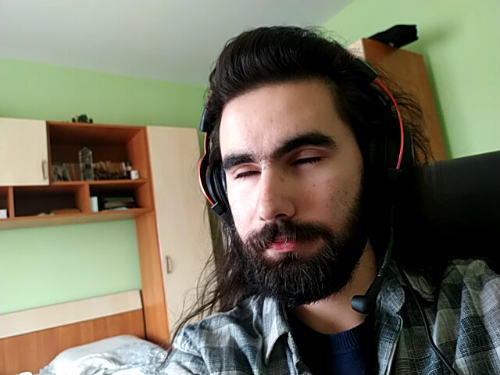
#> input picture UnknownImages/Closed_Capture.png, 500 x 375 px
$ python -i detect_closed_eyes.py   (imports and definitions only)   (older library calls are emulated)
#> lines starting #> are read from the running program, lines starting #| are printed output that depends on the picture; after the words box and inside, x2 and y2 are one past the last pixel; in counts of white or black regions, pixels touching at a corner belong together
import cv2
eye_cascPath = 'haarcascade_eye_tree_eyeglasses.xml'  #eye detect model
face_cascPath = 'haarcascade_frontalface_alt.xml'  #face detect model
faceCascade = cv2.CascadeClassifier(face_cascPath)
eyeCascade = cv2.CascadeClassifier(eye_cascPath)

def eyes_closed(path):
#> called with path = 'UnknownImages/Closed_Capture.png'
    img = cv2.imread(path)
#> img is the input picture: shape (375, 500, 3); mean B, G, R 93, 111.4, 114.3
    frame = cv2.cvtColor(img, cv2.COLOR_BGR2GRAY)
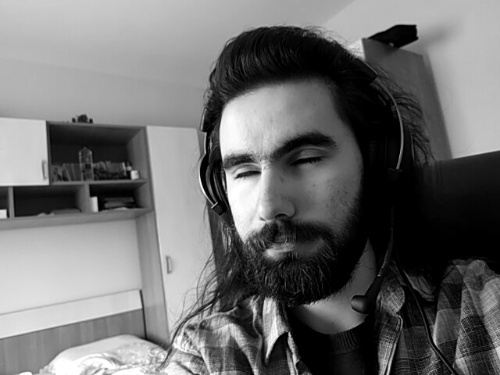
#> frame: shape (375, 500); min 0, max 255, mean 110.2
    # Detect faces in the image
    faces = faceCascade.detectMultiScale(
        frame,
        scaleFactor=1.1,
        minNeighbors=5,
        minSize=(30, 30),
        # flags = cv2.CV_HAAR_SCALE_IMAGE
    )
#> faces = [[184, 94, 181, 181]]
    # print("Found {0} faces!".format(len(faces)))
    if len(faces) > 0:
        # Draw a rectangle around the faces
        for (x, y, w, h) in faces:
            cv2.rectangle(img, (x, y), (x + w, y + h), (0, 255, 0), 2)
#> this loop made 1 pass
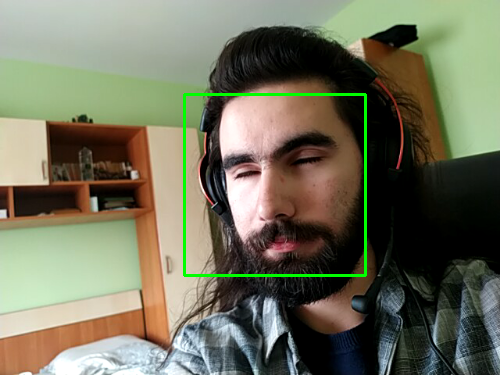
#> img: shape (375, 500, 3); 1.16% of pixels changed, all inside (x1, y1, x2, y2) = (183, 93, 367, 277)
        frame_tmp = img[faces[0][1]:faces[0][1] + faces[0][3], faces[0][0]:faces[0][0] + faces[0][2]:1, :]
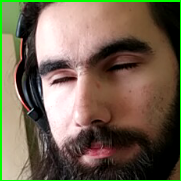
#> frame_tmp: shape (181, 181, 3); mean B, G, R 79.9, 99.8, 113.5
        frame = frame[faces[0][1]:faces[0][1] + faces[0][3], faces[0][0]:faces[0][0] + faces[0][2]:1]
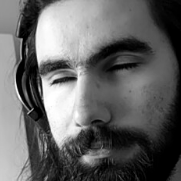
#> frame: shape (181, 181); min 0, max 255, mean 100.1
        eyes = eyeCascade.detectMultiScale(
            frame,
            scaleFactor=1.1,
            minNeighbors=5,
            minSize=(30, 30),
            # flags = cv2.CV_HAAR_SCALE_IMAGE
        )
#> eyes = ()

        print(len(eyes))
#| 0

        if len(eyes) == 0:
            return True
        else:
            return False

>>> result = eyes_closed('UnknownImages/Closed_Capture.png')

$ run again, on UnknownImages/Opened_Capture.png
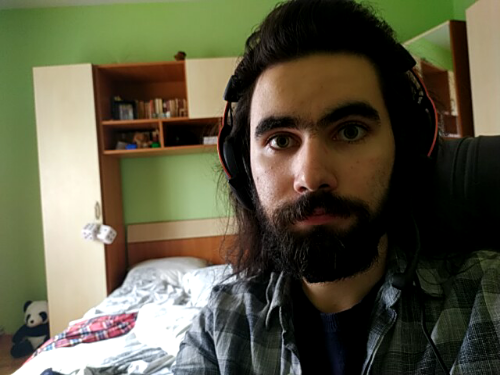
#> input picture UnknownImages/Opened_Capture.png, 500 x 375 px
#> in eyes_closed, img is the input picture: shape (375, 500, 3); mean B, G, R 68.3, 89.4, 92
#> in eyes_closed, `frame = cv2.cvtColor(img, cv2.COLOR_BGR2GRAY)`:
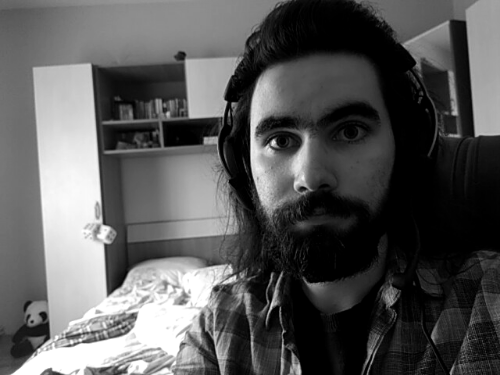
#> frame: shape (375, 500); min 0, max 255, mean 87.8
#> faces = [[215, 51, 209, 209]]
#> the loop in eyes_closed, `for (x, y, w, h) in faces:` made 1 pass
#> in eyes_closed, `frame = frame[faces[0][1]:faces[0][1] + faces[0][3], faces[0][0]:faces..`:
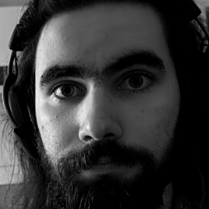
#> frame: shape (209, 209); min 0, max 241, mean 51.6
#> eyes = [[109, 54, 50, 50], [44, 71, 42, 42]]
#| 2
